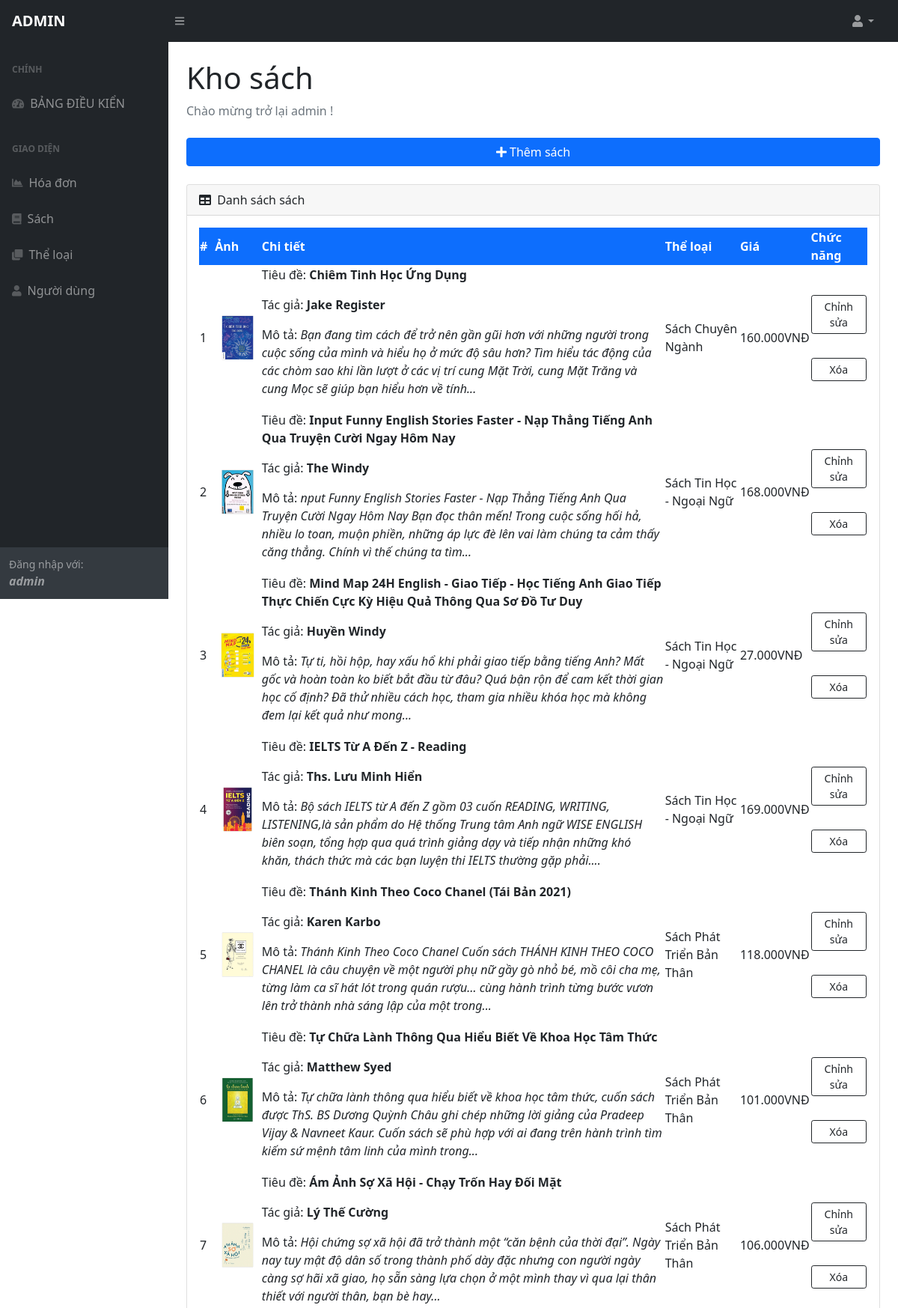
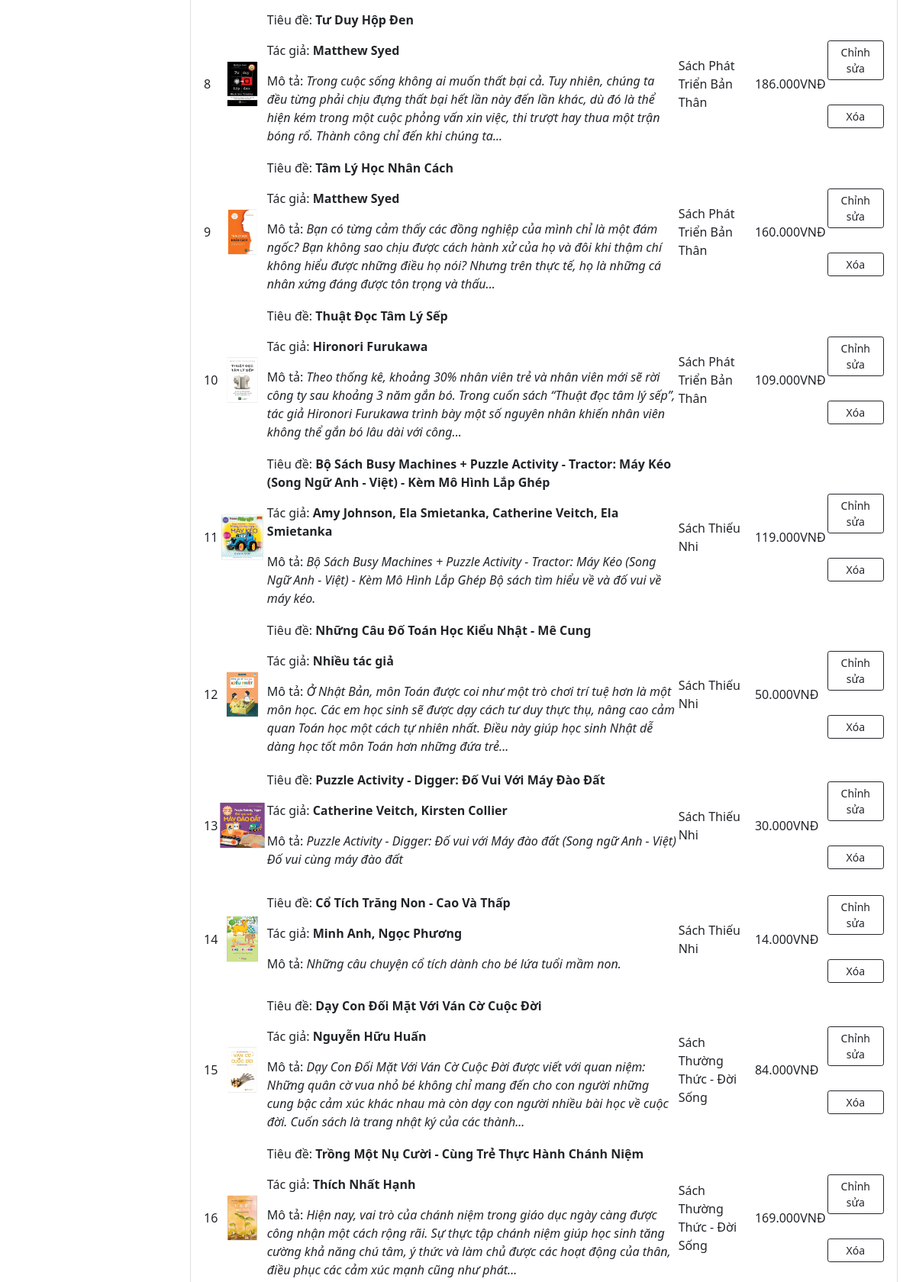
/admin/books.php (signed in, upper part), run on the app's committed database (2 pictures, top to bottom).
### tables this page shows
CREATE TABLE `books` (
  `id_book` int(11) NOT NULL,
  `category_id` int(11) NOT NULL,
  `title` text NOT NULL,
  `author` varchar(100) NOT NULL,
  `description_book` text NOT NULL,
  `qty_book` int(11) NOT NULL DEFAULT 100,
  `price` float NOT NULL,
  `image_path` text NOT NULL,
  `date_created` datetime NOT NULL DEFAULT current_timestamp()
);

CREATE TABLE `categories` (
  `id` int(11) NOT NULL,
  `name` varchar(100) NOT NULL,
  `description` text NOT NULL
);

### admin/books.php (the view, shortened to what this page needs)
<?php
include './menu.php';
function str_limit($value, $limit = 250, $end = '...')
{
   $limit = $limit - mb_strlen($end);
   $valuelen = mb_strlen($value);
   return $limit < $valuelen ? mb_substr($value, 0, mb_strrpos($value, ' ', $limit - $valuelen)) . $end : $value;
}
?>
<div id="layoutSidenav">
   <?php include './head.php' ?>
   <div id="layoutSidenav_content">
      <main>
         <div class="container-fluid px-4">
            <h1 class="mt-4">Kho sách</h1>
            <ol class="breadcrumb mb-4">
               <li class="breadcrumb-item active">Chào mừng trở lại <span><?= $_SESSION['name']; ?></span> !</li>
            </ol>
            <button type="button" class="btn btn-primary w-100 mb-4" data-bs-toggle="modal" data-bs-target="#add">
               <i class="fas fa-plus"></i> Thêm sách
            </button>
            <div class="card mb-4">
               <div class="card-header">
                  <i class="fas fa-table me-1"></i>
                  Danh sách sách
               </div>
               <div class="card-body">
                  <table id="datatablesSimple">
                     <thead>
                        <tr class="bg-primary text-white">
                           <th>#</th>
                           <th>Ảnh</th>
                           <th>Chi tiết</th>
                           <th>Thể loại</th>
                           <th>Giá</th>
                           <th>Chức năng</th>
                        </tr>
                     </thead>
                     <tbody>
                        <?php
                        $books = "SELECT * FROM books a, categories b WHERE a.category_id = b.id ORDER BY a.date_created DESC";
                        $result = $conn->query($books);
                        if ($result->num_rows > 0) {
                           $number = 1;
                           while ($row = $result->fetch_array()) {
                        ?>
                              <tr>
                                 <td><?= $number ?></td>
                                 <td><img src="./uploads/<?= $row['image_path'] ?>" class="img-fluid rounded-start" alt="..." style="width: 150px"></td>
                                 <td>
                                    <p>Tiêu đề: <b><?= $row['title'] ?></b></p>
                                    <p>Tác giả: <b><?= $row['author'] ?></b></p>
                                    <p>Mô tả: <i><?= str_limit($row['description_book']) ?></i></p>
                                 </td>
                                 <td><?= $row['name'] ?></td>
                                 <td><span><?= number_format($row['price'], 0, ',', '.') ?></span>VNĐ</td>
                                 <td>
                                    <div>
                                       <div class="text-center">
                                          <a href="./editBook.php?id=<?= $row['id_book'] ?>" class="my-3 btn btn-sm border-dark w-100">Chỉnh sửa</a>
                                          <button class="my-3 btn btn-sm border-dark w-100" data-bs-toggle="modal" data-bs-target="#deleteBook<?= $row['id_book'] ?>">Xóa</button>
                                       </div>
                                    </div>
                                 </td>
                              </tr>
                        <?php $number++;
                           }
                        } ?>
                     </tbody>
                  </table>
               </div>
            </div>
         </div>
      </main>
   </div>
</div>
<?php include './foot.php'; ?>

### data on the page
books: image_path (picture), title "Chiêm Tinh Học Ứng Dụng", author "Jake Register", description_book "Bạn đang tìm cách để trở nên gần gũi hơn với những người trong cuộc sống của mình và hiểu họ ở mức độ sâu hơn? Tìm hiểu tác động của các chòm sao khi lần lượt ở các vị trí cung Mặt Trời, cung Mặt Trăng và cung Mọc sẽ giúp bạn hiểu hơn về tính...", category.name "Sách Chuyên Ngành", price "160.000"
books: image_path (picture), title "Input Funny English Stories Faster - Nạp Thẳng Tiếng Anh Qua Truyện Cười Ngay Hôm Nay", author "The Windy", description_book "nput Funny English Stories Faster - Nạp Thẳng Tiếng Anh Qua Truyện Cười Ngay Hôm Nay Bạn đọc thân mến! Trong cuộc sống hối hả, nhiều lo toan, muộn phiền, những áp lực đè lên vai làm chúng ta cảm thấy căng thẳng. Chính vì thế chúng ta tìm...", category.name "Sách Tin Học - Ngoại Ngữ", price "168.000"
books: image_path (picture), title "Mind Map 24H English - Giao Tiếp - Học Tiếng Anh Giao Tiếp Thực Chiến Cực Kỳ Hiệu Quả Thông Qua Sơ Đồ Tư Duy", author "Huyền Windy", description_book "Tự ti, hồi hộp, hay xấu hổ khi phải giao tiếp bằng tiếng Anh? Mất gốc và hoàn toàn ko biết bắt đầu từ đâu? Quá bận rộn để cam kết thời gian học cố định? Đã thử nhiều cách học, tham gia nhiều khóa học mà không đem lại kết quả như mong...", category.name "Sách Tin Học - Ngoại Ngữ", price "27.000"
books: image_path (picture), title "IELTS Từ A Đến Z - Reading", author "Ths. Lưu Minh Hiển", description_book "Bộ sách IELTS từ A đến Z gồm 03 cuốn READING, WRITING, LISTENING,là sản phẩm do Hệ thống Trung tâm Anh ngữ WISE ENGLISH biên soạn, tổng hợp qua quá trình giảng dạy và tiếp nhận những khó khăn, thách thức mà các bạn luyện thi IELTS thường gặp phải....", category.name "Sách Tin Học - Ngoại Ngữ", price "169.000"
books: image_path (picture), title "Thánh Kinh Theo Coco Chanel (Tái Bản 2021)", author "Karen Karbo", description_book "Thánh Kinh Theo Coco Chanel Cuốn sách THÁNH KINH THEO COCO CHANEL là câu chuyện về một người phụ nữ gầy gò nhỏ bé, mồ côi cha mẹ, từng làm ca sĩ hát lót trong quán rượu… cùng hành trình từng bước vươn lên trở thành nhà sáng lập của một trong...", category.name "Sách Phát Triển Bản Thân", price "118.000"
books: image_path (picture), title "Tự Chữa Lành Thông Qua Hiểu Biết Về Khoa Học Tâm Thức", author "Matthew Syed", description_book "Tự chữa lành thông qua hiểu biết về khoa học tâm thức, cuốn sách được ThS. BS Dương Quỳnh Châu ghi chép những lời giảng của Pradeep Vijay & Navneet Kaur. Cuốn sách sẽ phù hợp với ai đang trên hành trình tìm kiếm sứ mệnh tâm linh của mình trong...", category.name "Sách Phát Triển Bản Thân", price "101.000"
books: image_path (picture), title "Ám Ảnh Sợ Xã Hội - Chạy Trốn Hay Đối Mặt", author "Lý Thế Cường", description_book "Hội chứng sợ xã hội đã trở thành một “căn bệnh của thời đại”. Ngày nay tuy mật độ dân số trong thành phố dày đặc nhưng con người ngày càng sợ hãi xã giao, họ sẵn sàng lựa chọn ở một mình thay vì qua lại thân thiết với người thân, bạn bè hay...", category.name "Sách Phát Triển Bản Thân", price "106.000"
books: image_path (picture), title "Tư Duy Hộp Đen", author "Matthew Syed", description_book "Trong cuộc sống không ai muốn thất bại cả. Tuy nhiên, chúng ta đều từng phải chịu đựng thất bại hết lần này đến lần khác, dù đó là thể hiện kém trong một cuộc phỏng vấn xin việc, thi trượt hay thua một trận bóng rổ. Thành công chỉ đến khi chúng ta...", category.name "Sách Phát Triển Bản Thân", price "186.000"
books: image_path (picture), title "Tâm Lý Học Nhân Cách", author "Matthew Syed", description_book "Bạn có từng cảm thấy các đồng nghiệp của mình chỉ là một đám ngốc? Bạn không sao chịu được cách hành xử của họ và đôi khi thậm chí không hiểu được những điều họ nói? Nhưng trên thực tế, họ là những cá nhân xứng đáng được tôn trọng và thấu...", category.name "Sách Phát Triển Bản Thân", price "160.000"
books: image_path (picture), title "Thuật Đọc Tâm Lý Sếp", author "Hironori Furukawa", description_book "Theo thống kê, khoảng 30% nhân viên trẻ và nhân viên mới sẽ rời công ty sau khoảng 3 năm gắn bó. Trong cuốn sách “Thuật đọc tâm lý sếp”, tác giả Hironori Furukawa trình bày một số nguyên nhân khiến nhân viên không thể gắn bó lâu dài với công...", category.name "Sách Phát Triển Bản Thân", price "109.000"
books: image_path (picture), title "Bộ Sách Busy Machines + Puzzle Activity - Tractor: Máy Kéo (Song Ngữ Anh - Việt) - Kèm Mô Hình Lắp Ghép", author "Amy Johnson, Ela Smietanka, Catherine Veitch, Ela Smietanka", description_book "Bộ Sách Busy Machines + Puzzle Activity - Tractor: Máy Kéo (Song Ngữ Anh - Việt) - Kèm Mô Hình Lắp Ghép Bộ sách tìm hiểu về và đố vui về máy kéo.", category.name "Sách Thiếu Nhi", price "119.000"
books: image_path (picture), title "Những Câu Đố Toán Học Kiểu Nhật - Mê Cung", author "Nhiều tác giả", description_book "Ở Nhật Bản, môn Toán được coi như một trò chơi trí tuệ hơn là một môn học. Các em học sinh sẽ được dạy cách tư duy thực thụ, nâng cao cảm quan Toán học một cách tự nhiên nhất. Điều này giúp học sinh Nhật dễ dàng học tốt môn Toán hơn những đứa trẻ...", category.name "Sách Thiếu Nhi", price "50.000"
books: image_path (picture), title "Puzzle Activity - Digger: Đố Vui Với Máy Đào Đất", author "Catherine Veitch, Kirsten Collier", description_book "Puzzle Activity - Digger: Đố vui với Máy đào đất (Song ngữ Anh - Việt) Đố vui cùng máy đào đất", category.name "Sách Thiếu Nhi", price "30.000"
books: image_path (picture), title "Cổ Tích Trăng Non - Cao Và Thấp", author "Minh Anh, Ngọc Phương", description_book "Những câu chuyện cổ tích dành cho bé lứa tuổi mầm non.", category.name "Sách Thiếu Nhi", price "14.000"
books: image_path (picture), title "Dạy Con Đối Mặt Với Ván Cờ Cuộc Đời", author "Nguyễn Hữu Huấn", description_book "Dạy Con Đối Mặt Với Ván Cờ Cuộc Đời được viết với quan niệm: Những quân cờ vua nhỏ bé không chỉ mang đến cho con người những cung bậc cảm xúc khác nhau mà còn dạy con người nhiều bài học về cuộc đời. Cuốn sách là trang nhật ký của các thành...", category.name "Sách Thường Thức - Đời Sống", price "84.000"
books: image_path (picture), title "Trồng Một Nụ Cười - Cùng Trẻ Thực Hành Chánh Niệm", author "Thích Nhất Hạnh", description_book "Hiện nay, vai trò của chánh niệm trong giáo dục ngày càng được công nhận một cách rộng rãi. Sự thực tập chánh niệm giúp học sinh tăng cường khả năng chú tâm, ý thức và làm chủ được các hoạt động của thân, điều phục các cảm xúc mạnh cũng như phát...", category.name "Sách Thường Thức - Đời Sống", price "169.000"

### other printed values
$_SESSION['name'] "admin"
